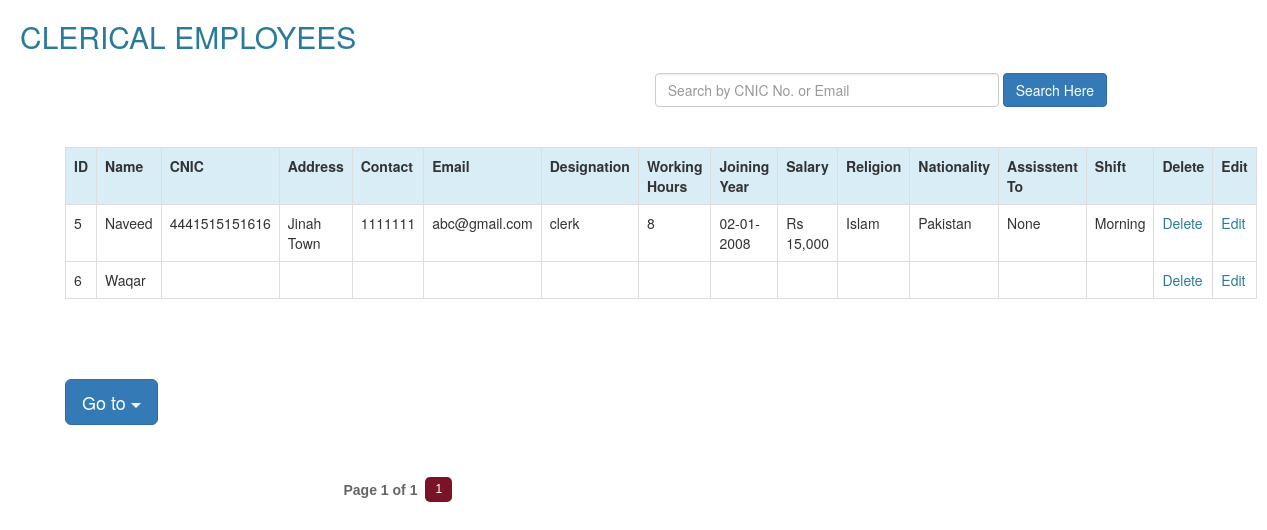
Page /clerk_emp.php (signed in) on the committed database.
### tables this page shows
CREATE TABLE IF NOT EXISTS `clerk_emp` (
`id` int(30) NOT NULL,
  `name` varchar(60) NOT NULL,
  `cnic` varchar(60) NOT NULL,
  `addr` varchar(60) NOT NULL,
  `contact` varchar(60) NOT NULL,
  `email` varchar(60) NOT NULL,
  `desig` varchar(60) NOT NULL,
  `hours` varchar(60) NOT NULL,
  `year` varchar(60) NOT NULL,
  `salary` varchar(60) NOT NULL,
  `religion` text NOT NULL,
  `nationality` text NOT NULL,
  `assistent_to` text NOT NULL,
  `shift` text NOT NULL
);

### clerk_emp.php (the view, shortened to what this page needs)
<?php
function pagination($total_num_results,$posts_per_page,$cur_page) {
  $no = $total_num_results / $posts_per_page;
  $no = ceil($no);
  $pages_html="";
  $start_page=$cur_page-2;
  $end_page=$cur_page+2;
  $start_diff=$cur_page-1;
  $end_diff=$no-$cur_page;
  if($end_diff < 2) {
    $start_page=$cur_page+$end_diff;
    $start_page=$start_page-4;
  }
  while($start_page < 1) { $start_page=$start_page+1; }
  if($start_diff < 2) {
    $end_page=$cur_page-$start_diff;
    $end_page=$end_page+4;
  }
  while($end_page > $no) { $end_page=$end_page-1; }
  $pages_html .= "<div id='pagination' >";
  $pages_html .= "<label class='disptext' >Page ".$cur_page." of ".$no."</label>";
  for($i=$start_page; $i<=$end_page; $i++) { $pages_html .= "<a href='?page=".$i."' id='page".$i."' > ".$i." </a>"; }
  $pages_html .= "<script type='text/javascript'>var d = document.getElementById('page".$cur_page."');
  d.className += ' selectedpage';</script>";
  $pages_html .= "</div>";
  return $pages_html;
}
?>
<!DOCTYPE html>
<html>
<head>
<link href="css/bootstrap.min.css" rel="stylesheet">
<link href="admin.css" rel="stylesheet" type="text/css" />
</head>
<body>
<div class="heading2"><h2>CLERICAL EMPLOYEES</h2></div>
	<div class="search">
	<form class="form-inline" action="clerk_emp.php" method="get">
	<div class="form-group">
    <input type="text" class="form-control" id="info" name="search" placeholder="Search by CNIC No. or Email" size="40">
  </div>
  <button type="submit" name="sub" class="btn btn-primary">Search Here</button>
</form></div>
		<div class="container">
		<div class="responsive-table">
	<table class="table table-bordered">
	  <tr class="info">
	    <th>ID</th>
	    <th>Name</th>
	    <th>CNIC</th>
		<th>Address</th>
	    <th>Contact</th>
	    <th>Email</th>
	    <th>Designation</th>
	    <th>Working Hours</th>
	    <th>Joining Year</th>
		<th>Salary</th>
		<th>Religion</th>
		<th>Nationality</th>
		<th>Assisstent To</th>
		<th>Shift</th>
	    <th>Delete</th>
		<th>Edit</th>
      </tr>
	<tr>
	  <?php
$query ="select * from clerk_emp";
$run = mysql_query($query);
while($row=mysql_fetch_array($run))
{
	$id 							= $row['id'];
	$cler_emp_name					=	$row[1];
	$cler_emp_cnic					=	$row[2];
	$cler_emp_address				=	$row[3];
	$cler_emp_cntct					=	$row[4];
	$cler_emp_email					=	$row[5];
	$cler_emp_designation			=	$row[6];
	$cler_emp_hours					=	$row[7];
	$cler_emp_year					=	$row[8];
	$cler_emp_salary				=	$row[9];
	$cler_emp_religion				=	$row[10];
	$cler_emp_nationality			=	$row[11];
	$cler_emp_assisstent			=	$row[12];
	$cler_emp_shift					=	$row[13];
?>
	    <td><?php echo $id; ?></td>
	    <td><?php echo $cler_emp_name; ?> </td>
	    <td><?php echo $cler_emp_cnic; ?></td>
		<td><?php echo $cler_emp_address; ?></td>
	    <td><?php echo $cler_emp_cntct; ?></td>
	    <td><?php echo $cler_emp_email; ?></td>
	    <td><?php echo $cler_emp_designation; ?></td>
	    <td><?php echo $cler_emp_hours; ?></td>
	    <td><?php echo $cler_emp_year; ?></td>
	    <td><?php echo $cler_emp_salary; ?></td>
		<td><?php echo $cler_emp_religion; ?></td>
		<td><?php echo $cler_emp_nationality; ?></td>
		<td><?php echo $cler_emp_assisstent; ?></td>
		<td><?php echo $cler_emp_shift; ?></td>
		<td><a href='del_clerk_emp.php?del_clerk_emp=<?php echo $id; ?>'><font color="#2A7B9B">Delete</font></a></td>
	    <td><a href='edit_clerk_emp.php?edit_clerk_emp=<?php echo $id; ?>'><font color="#2A7B9B">Edit</font></a></td>
      </tr>
  <?php }  ?>
</table>
</div>
</div>
<div>
		<div class="container">
		<div class="dropdown">
			 <button class="btn btn-primary btn-lg  dropdown-toggle" type="button" data-toggle="dropdown">
			 Go to <span class="caret"></span>
			 </button>
				</div>
				</div>
</body>
</html>
	<?php
       $query=mysql_query("select * from clerk_emp");
       $total_num_results = mysql_num_rows($query);
  $posts_per_page="15";
  $cur_page="1";
  $html=pagination($total_num_results,$posts_per_page,$cur_page);
  echo $html;
?>

### admin.css (style rules this page uses)
.container { margin:50px; padding-top:10px; }
.heading2 { color:#2A7B9B; margin:20px; }
.search { float:right; margin-right:160px; margin-bottom:40px; }
#pagination { width: 600px;margin: 0 auto; }
#pagination a { padding: 5px 10px; margin: 2px 3px 0px 3px; float: left; font-size: 12px; line-height: 15px; font-family: Arial, Helvetica, Sans-serif; color: #666; background-color:#eeeeee; text-decoration: none; border-radius: 5px; }
#pagination a.selectedpage, #pagination a:hover { background-color: #7A1327; color: #fff; }
#pagination .disptext { margin: 5px 5px 0 10px; float: left; color: #666; font-family: Muli, 'Lucida Sans Unicode', 'Lucida Grande', Verdana, Tahoma, Arial, sans-serif; }

### rows in the picture
clerk_emp: id "5", name "Naveed", cnic "4441515151616", addr "Jinah Town", contact "1111111", email "abc@gmail.com", desig "clerk", hours "8", year "02-01-2008", salary "Rs 15,000", religion "Islam", nationality "Pakistan", assistent_to "None", shift "Morning"
clerk_emp: id "6", name "Waqar"

### other values in the picture
$cur_page "1"
$no "1"
